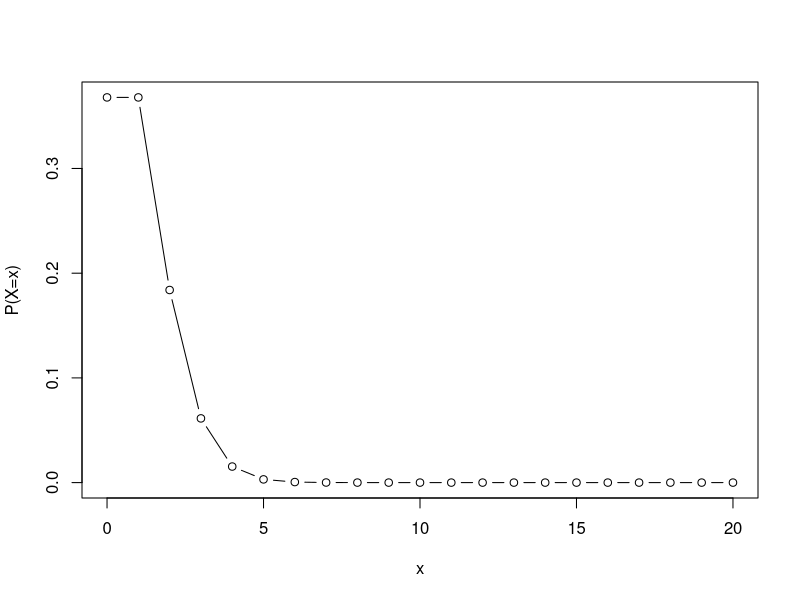
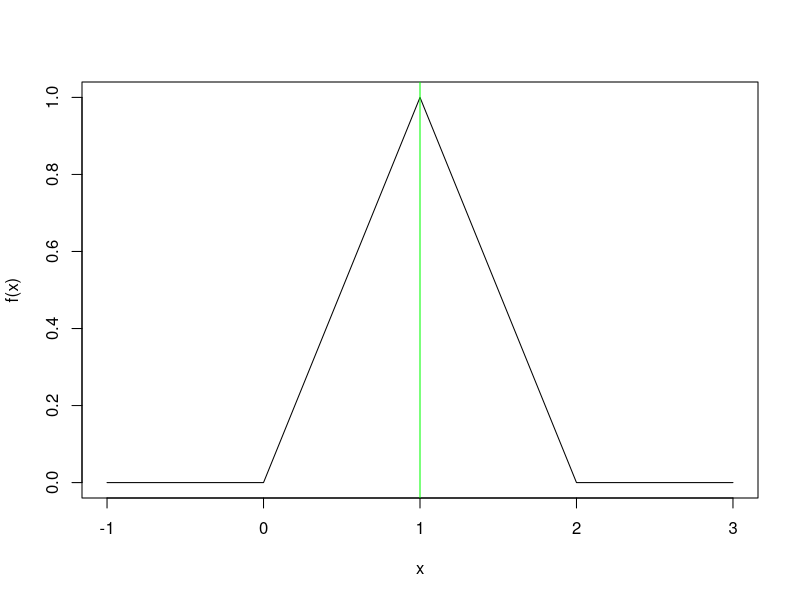
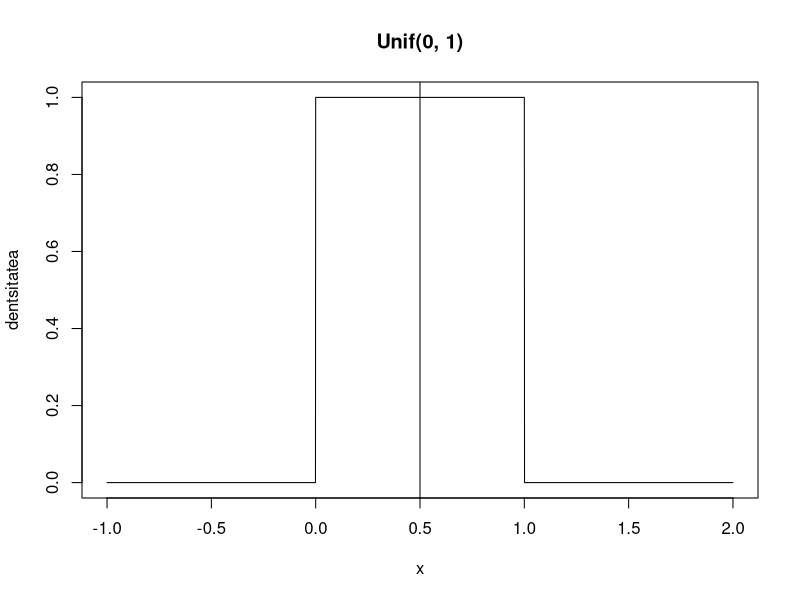
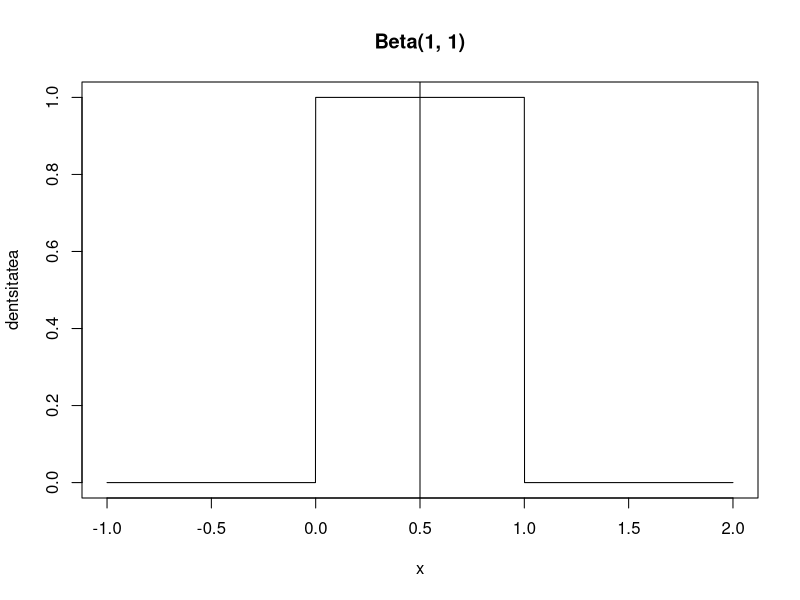
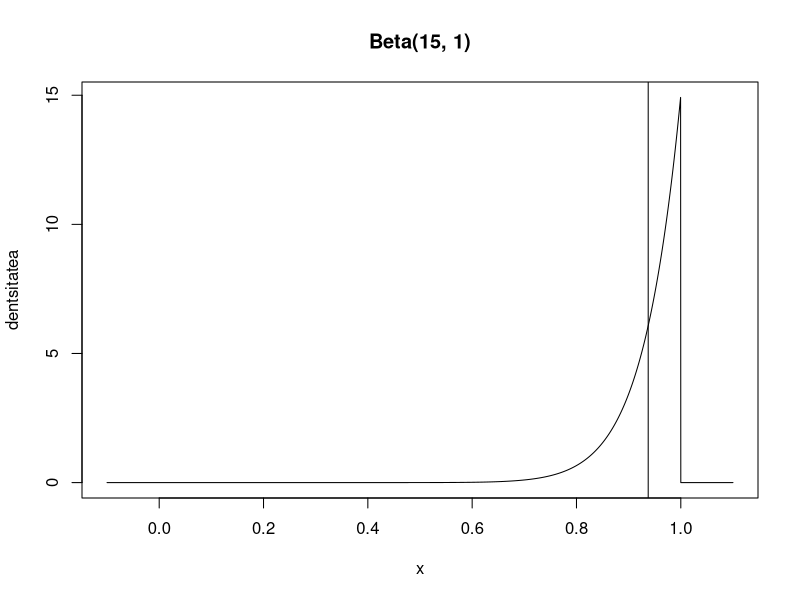
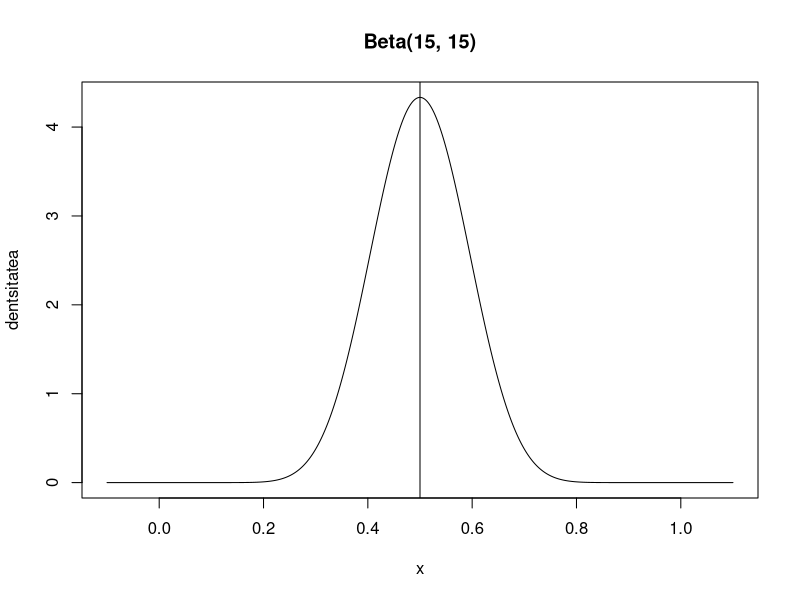
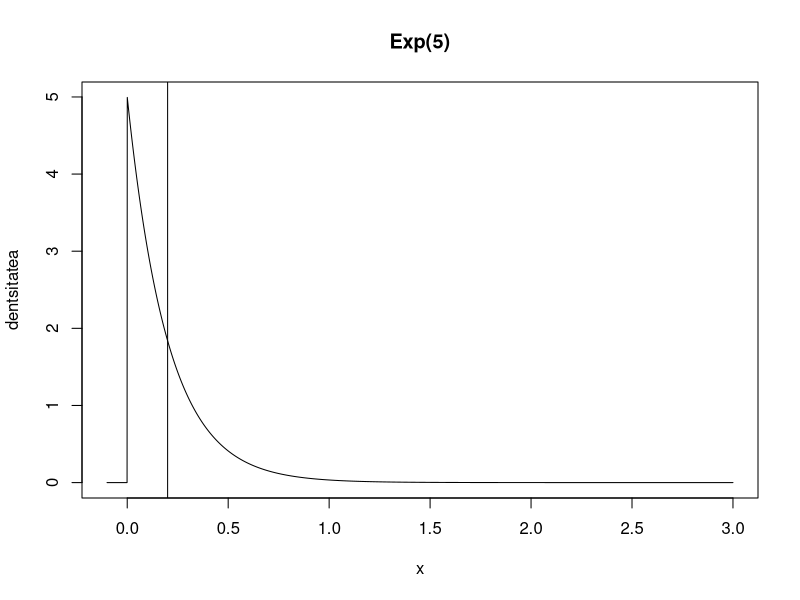
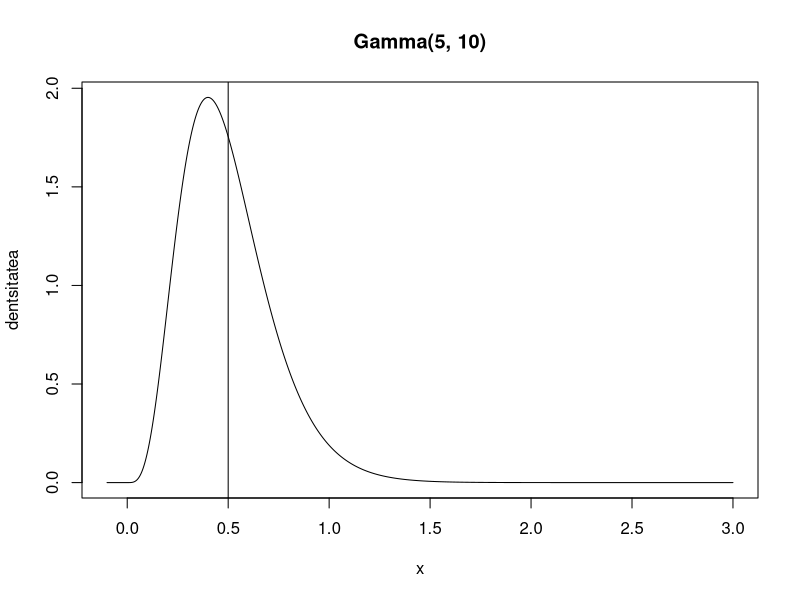

The R source for these figures, in order:
## ---- chunk 1
#Definizioa
MasaFuntzioa <- function(x){
        return(exp(-1)/factorial(x))
}

#Irudikapena
x <- 0:20
plot(x, MasaFuntzioa(x), type="b", ylab="P(X=x)")
## ---- chunk 2
# P(X=1)
MasaFuntzioa(1)
# P(X>3)
1 - sum(MasaFuntzioa(0:3))
# P(X<=11)
sum(MasaFuntzioa(0:11))
## ---- chunk 3

BanaketaFuntzioa <- function(x) {
  return(sum(sapply(0:x, MasaFuntzioa)))
}

# P(X>3)
1 - BanaketaFuntzioa(3)
# P(X<=11)
BanaketaFuntzioa(11)

## ---- chunk 4
dpois(x=1, lambda=1) #P(X=1)
## ---- chunk 5
dpois(x=2, lambda = 1)
## ---- chunk 6
ppois(q=2, lambda=1, lower.tail=TRUE) #P(X<=2)
## ---- chunk 7
ppois(q=4, lambda = 1, lower.tail = FALSE)
## ---- chunk 8
qpois(p=0.5, lambda=1, lower.tail=TRUE) #P(X<=a)=0.5
## ---- chunk 9
rpois(10, lambda=1)
## ---- chunk 10
rpois(10, lambda=4)
## ---- chunk 11
f <- function(x) {
  if (x <= 0 | x >= 2) return(0)
  return(1-abs(1-x))
}

x <- seq(-1, 3, 0.1)
f <- Vectorize(f)
plot(x, f(x), type = "l")

#EX = 1 da

abline(v = 1, col = "green")

## ---- chunk 12
#EX
integrate(function(x){x * f(x)}, 0, 2)

banaketaF <- function(y){
  integrate(f, 0, y)
}

#F(Q_3)
Q_3 = 2 - 1/sqrt(2)
banaketaF(Q_3)

## ---- chunk 13
f <- function(x){
  if (x < 0 || x > 1) return(0)
  1
}

f <- Vectorize(f)
## ---- chunk 14

x <- seq(-1, 2, length.out = 3001)
dentsitatea <- f(x)

plot(x, dentsitatea, t="l", main = "Unif(0, 1)")
abline(v=0.5)


# x_0 | P(X<= x_0) = 0.9
qunif(0.9, 0, 1)
# P(X < a) | a < EX
# a = 0.3
punif(0.3)

## ---- chunk 15

x <- seq(-1, 2, length.out = 3001)
dentsitatea <- dbeta(x, 1, 1)

plot(x, dentsitatea, t="l", main = "Beta(1, 1)")
abline(v=0.5)

# x_0 | P(X<= x_0) = 0.9
qbeta(0.9, 1, 1)
# P(X < a) | a < EX
# a = 0.3
pbeta(0.3, 1, 1)

## ---- chunk 16

x <- seq(-0.1, 1.1, length.out = 3001)
dentsitatea <- dbeta(x, 15, 1)

plot(x, dentsitatea, t="l", main = "Beta(15, 1)")
abline(v=15/16)

# x_0 | P(X<= x_0) = 0.9
qbeta(0.9, 15, 1)
# P(X < a) | a < EX
# a = 14/16
pbeta(14/16, 15, 1)

## ---- chunk 17

x <- seq(-0.1, 1.1, length.out = 3001)
dentsitatea <- dbeta(x, 15, 15)

plot(x, dentsitatea, t="l", main = "Beta(15, 15)")
abline(v=15/30)

# x_0 | P(X<= x_0) = 0.9
qbeta(0.9, 15, 15)
# P(X < a) | a < EX
# a = 0.3
pbeta(0.3, 15, 15)

## ---- chunk 18

x <- seq(-0.1, 3, length.out = 3001)
dentsitatea <- dexp(x, 5)

plot(x, dentsitatea, t="l", main = "Exp(5)")
abline(v=1/5)

# x_0 | P(X<= x_0) = 0.9
qexp(0.9, 5)
# P(X < a) | a < EX
# a = 1/6
pexp(1/6, 5)
## ---- chunk 19

x <- seq(-0.1, 3, length.out = 3001)
dentsitatea <- dgamma(x, 5, 10)

plot(x, dentsitatea, t="l", main = "Gamma(5, 10)")
abline(v=1/2)

# x_0 | P(X<= x_0) = 0.9
qgamma(0.9, 5, 10)
# P(X < a) | a < EX
# a = 0.3
pgamma(0.3, 5, 10)

## ---- chunk 20
x <- seq(-25, 35, length.out = 3001)
dentsitatea <- dnorm(x, 5, 10)

plot(x, dentsitatea, t="l", main = "N(5, 10)")
abline(v=5)

# x_0 | P(X<= x_0) = 0.9
qnorm(0.9, 5, 10)
# P(X < a) | a < EX
# a = 4
pnorm(4, 5, 10)

## ---- chunk 21

x <- seq(-25, 35, length.out = 3001)
dentsitatea <- dnorm(x, 5, 1)

plot(x, dentsitatea, t="l", main = "N(5, 1)")
abline(v=5)

# x_0 | P(X<= x_0) = 0.9
qnorm(0.9, 5, 1)
# P(X < a) | a < EX
# a = 4
pnorm(4, 5, 1)

## ---- chunk 22

x <- seq(-25, 35, length.out = 3001)
dentsitatea <- dt(x, 2)

plot(x, dentsitatea, t="l", main = "TStudent_2")
abline(v=0)

# x_0 | P(X<= x_0) = 0.9
qt(0.9, 2)
# P(X < a) | a < EX
# a = -1
pt(-1, 2)

## ---- chunk 23

x <- seq(-25, 35, length.out = 3001)
dentsitatea <- dt(x, 30)

plot(x, dentsitatea, t="l", main = "TStudent_30")
abline(v=0)

# x_0 | P(X<= x_0) = 0.9
qt(0.9, 30)
# P(X < a) | a < EX
# a = -1
pt(-1, 30)

## ---- chunk 24

x <- seq(-0.1, 5, length.out = 3001)
dentsitatea <- dchisq(x, 1)

plot(x, dentsitatea, t="l", main = "Ki-karratu_1")
abline(v=1)

# x_0 | P(X<= x_0) = 0.9
qchisq(0.9, 1)
# P(X < a) | a < EX
# a = 0.1
pchisq(0.1, 1)

## ---- chunk 25

x <- seq(-0.1, 16, length.out = 3001)
dentsitatea <- dchisq(x, 6)

plot(x, dentsitatea, t="l", main = "Ki-karratu_6")
abline(v=6)

# x_0 | P(X<= x_0) = 0.9
qchisq(0.9, 6)
# P(X < a) | a < EX
# a = 5
pchisq(5, 6)

